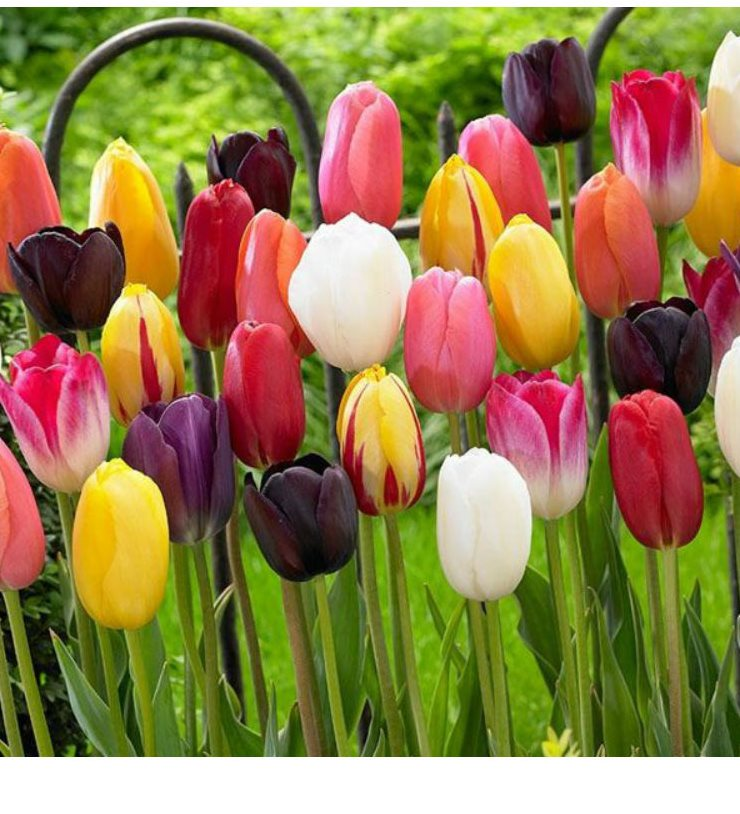
#> input picture lale.jpg, 740 x 814 px, given in place of video.mp4, which was not available
$ python 'renkBulanıklastirma.py'
#> lines starting #> are read from the running program, lines starting #| are printed output that depends on the picture; pictures that were not available may be replaced by others from this repository, and a replacement may not be noted
import cv2
import numpy as np
kamera=cv2.VideoCapture("video.mp4")
while True:
    ret,frame=kamera.read()
#> frame is the input picture: shape (814, 740, 3); mean B, G, R 74.6, 125.4, 147
    frame=cv2.resize(frame,(640,480))
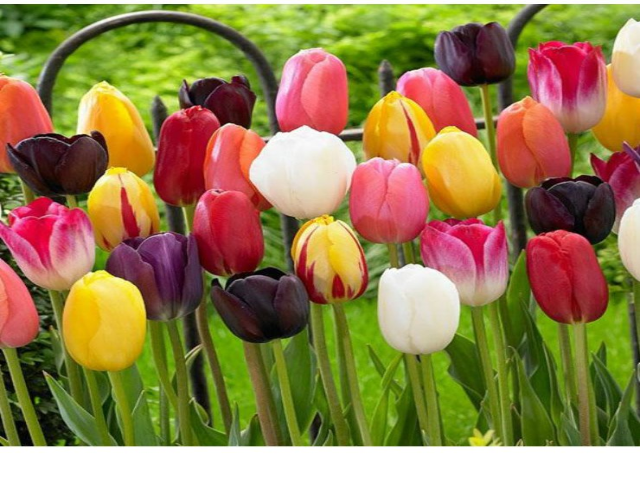
#> frame: shape (480, 640, 3); mean B, G, R 74.5, 125.3, 146.9
    hsv=cv2.cvtColor(frame,cv2.COLOR_BGR2RGB)

    blur=cv2.blur(hsv,(15,15))
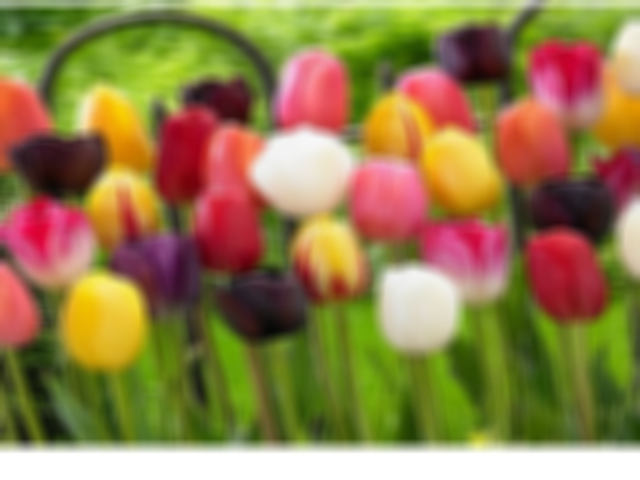
#> blur: shape (480, 640, 3); mean R, G, B 146.8, 125.3, 74.4
    gaussianBlur=cv2.GaussianBlur(hsv,(15,15),0)
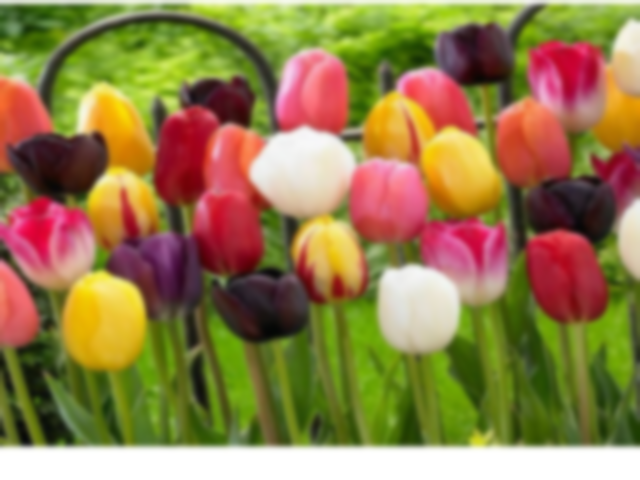
#> gaussianBlur: shape (480, 640, 3); mean R, G, B 146.9, 125.3, 74.5
    median=cv2.medianBlur(hsv,15)
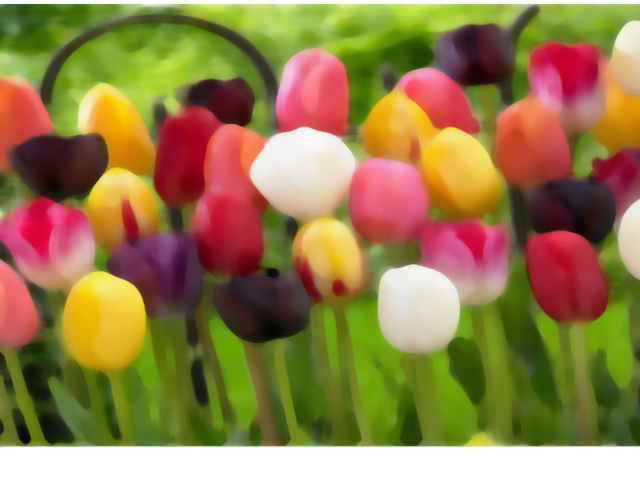
#> median: shape (480, 640, 3); mean R, G, B 147.7, 125.3, 72.8

    cv2.imshow("blur",blur)
    cv2.imshow("gaussianBlur",gaussianBlur)
    cv2.imshow("median",median)


    if cv2.waitKey(25)& 0xFF==ord("q"):
#> (key q is pressed here)
        break

kamera.release()
cv2.destroyAllWindows()
